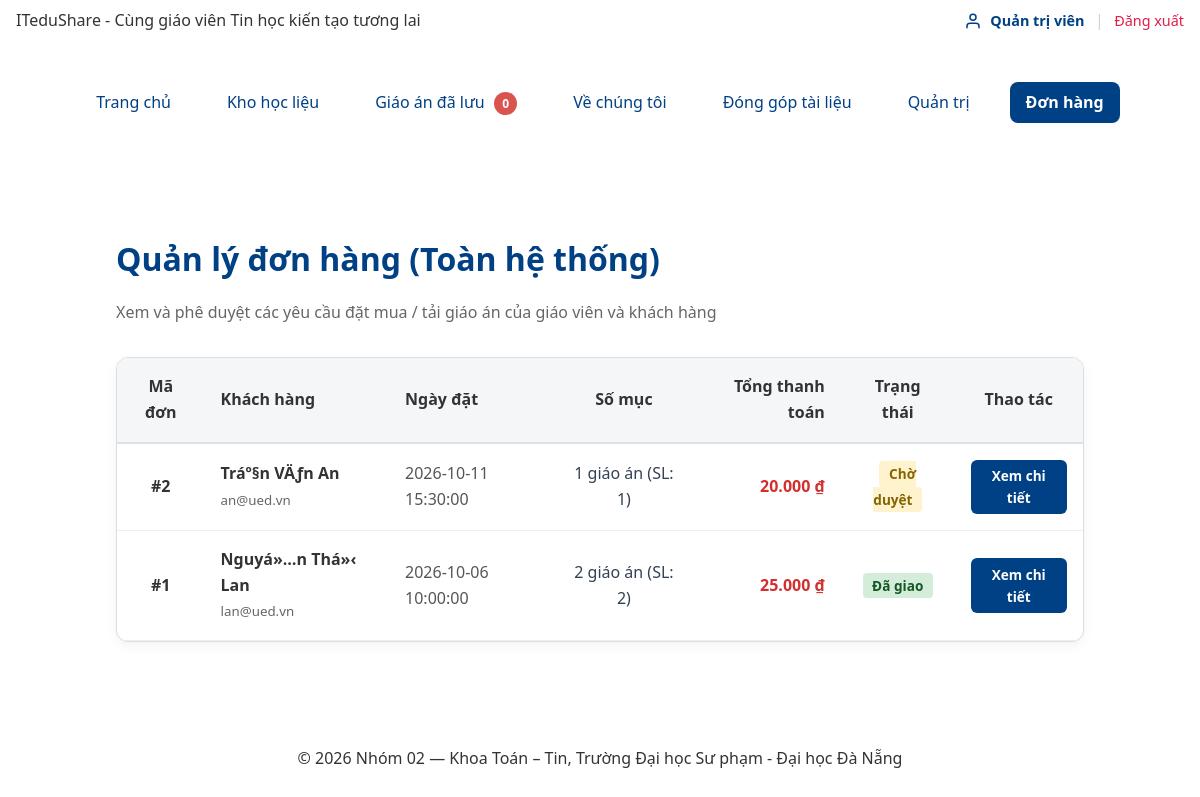
The page /don-hang.php (signed in) on the database as committed earlier.
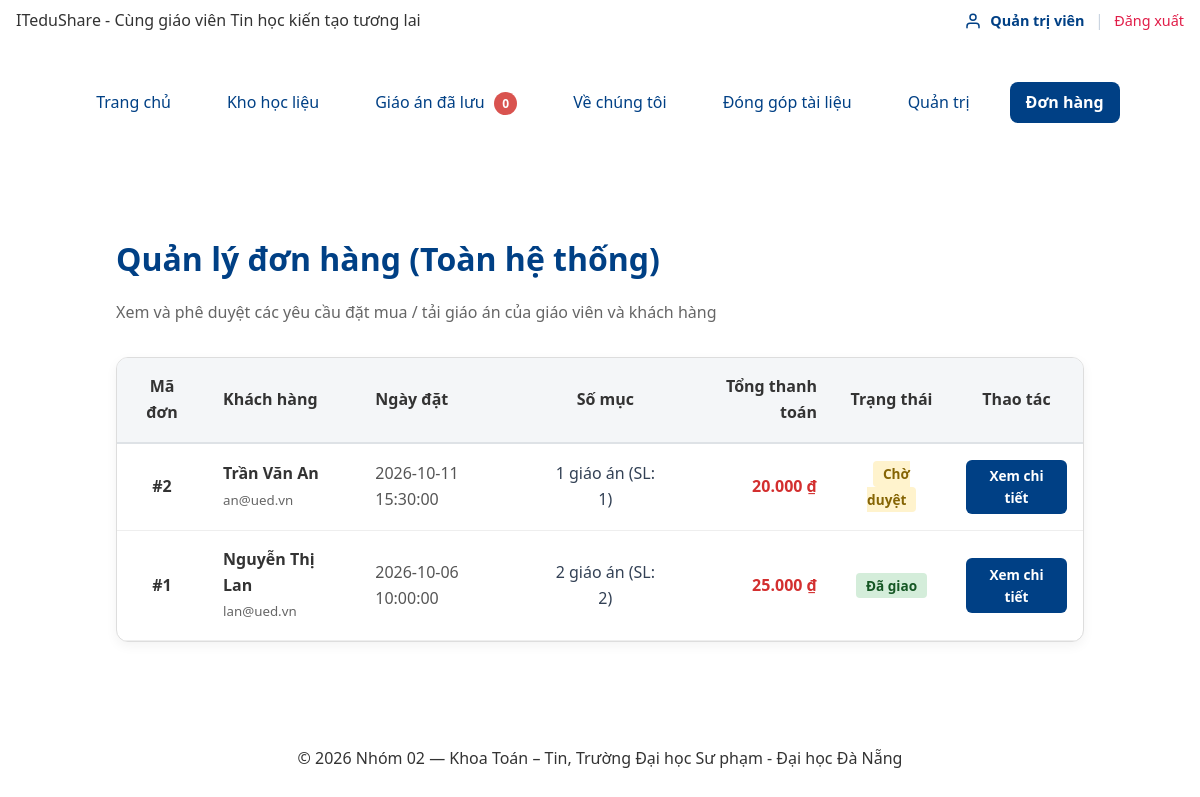
The same page on the database as committed later.
### tables this page shows
CREATE TABLE don_hang (
  id            INT UNSIGNED AUTO_INCREMENT PRIMARY KEY,
  nguoi_dung_id INT UNSIGNED NOT NULL,
  tong_tien     INT UNSIGNED NOT NULL DEFAULT 0,
  trang_thai    ENUM('cho_duyet', 'da_giao', 'da_huy') NOT NULL DEFAULT 'cho_duyet',
  ghi_chu       VARCHAR(500) NULL,
  ngay_tao      DATETIME NOT NULL DEFAULT CURRENT_TIMESTAMP,
  FOREIGN KEY (nguoi_dung_id) REFERENCES nguoi_dung(id)
);

CREATE TABLE nguoi_dung (
  id        INT UNSIGNED AUTO_INCREMENT PRIMARY KEY,
  email     VARCHAR(191) NOT NULL UNIQUE,
  ho_ten    VARCHAR(100) NOT NULL,
  mat_khau  VARCHAR(255) NOT NULL,
  vai_tro   ENUM('quan_tri', 'khach_hang') NOT NULL DEFAULT 'khach_hang',
  ngay_tao  DATETIME NOT NULL DEFAULT CURRENT_TIMESTAMP
);

### inc/db.php (called while the page is built, shortened)
<?php
function db(): PDO {
    static $pdo = null;
    if ($pdo === null) {
        $host    = 'localhost';
        $port    = '3306';
        $dbname  = 'ltweb_nhom02';
        $charset = 'utf8mb4';
        $user    = 'root';
        $pass    = '';
        $dsn = "mysql:host={$host};port={$port};dbname={$dbname};charset={$charset}";
        $options = [
            PDO::ATTR_ERRMODE            => PDO::ERRMODE_EXCEPTION,
            PDO::ATTR_DEFAULT_FETCH_MODE => PDO::FETCH_ASSOC,
            PDO::ATTR_EMULATE_PREPARES   => false,
        ];
        $pdo = new PDO($dsn, $user, $pass, $options);
    }
    return $pdo;
}

### inc/xac-thuc.php (called while the page is built, shortened)
<?php
require_once __DIR__ . '/db.php';
function nguoiDung(): ?array {
    static $nguoiDung = null;
    if ($nguoiDung !== null) {
        return $nguoiDung;
    }
    $uid = $_SESSION['uid'] ?? null;
    try {
        $st = db()->prepare('SELECT id, email, ho_ten, vai_tro, ngay_tao FROM nguoi_dung WHERE id = ? LIMIT 1');
        $st->execute([(int)$uid]);
        $u = $st->fetch();
        $nguoiDung = $u ?: null;
        return $nguoiDung;
    } catch (Throwable $e) {
        error_log('Lỗi nguoiDung(): ' . $e->getMessage());
        return null;
    }
}
function daDangNhap(): bool {
    return nguoiDung() !== null;
}
function yeuCauDangNhap(): void {
    if (!daDangNhap()) {
        global $goc;
        $duongDanGoc = $goc ?? '';
        header('Location: ' . $duongDanGoc . 'dang-nhap.php');
        exit;
    }
}

### inc/ham.php (called while the page is built, shortened)
<?php
function e(mixed $str): string {
    return htmlspecialchars((string)$str, ENT_QUOTES | ENT_SUBSTITUTE, 'UTF-8');
}
function vnd($gia): string {
    $gia = (float)$gia;
    return number_format($gia, 0, ',', '.') . ' ₫';
}

### don-hang.php (the view, shortened to what the changed rows need)
<?php
require_once __DIR__ . '/inc/ham.php';
yeuCauDangNhap();
$u = nguoiDung();
$isAdmin = (($u['vai_tro'] ?? '') === 'quan_tri');
    ?>
    <?php
if ($isAdmin) {
    $st = db()->query('
        SELECT dh.id, dh.nguoi_dung_id, dh.tong_tien, dh.trang_thai, dh.ghi_chu, dh.ngay_tao,
               nd.ho_ten, nd.email,
               COUNT(ct.giao_an_id) AS so_mon,
               COALESCE(SUM(ct.so_luong), 0) AS tong_so_luong,
               COALESCE(SUM(ct.so_luong * ct.don_gia), dh.tong_tien) AS tong_tien_chi_tiet
        FROM don_hang dh
        JOIN nguoi_dung nd ON dh.nguoi_dung_id = nd.id
        LEFT JOIN chi_tiet_don ct ON dh.id = ct.don_hang_id
        GROUP BY dh.id, dh.nguoi_dung_id, dh.tong_tien, dh.trang_thai, dh.ghi_chu, dh.ngay_tao, nd.ho_ten, nd.email
        ORDER BY dh.id DESC
    ');
    $danhSachDon = $st->fetchAll();
}
require_once __DIR__ . '/inc/header.php';
?>
<main class="trang__chinh" style="max-width: 1000px; margin: 3rem auto; padding: 0 1rem;">
    <h1 style="color: var(--mau-chinh, #004085); margin-bottom: 0.5rem;">
        <?= $isAdmin ? 'Quản lý đơn hàng (Toàn hệ thống)' : 'Đơn hàng của tôi' ?>
    </h1>
    <?php if (empty($danhSachDon)): ?>
        <div style="background: #f8f9fa; border: 1px dashed #ced4da; border-radius: 12px; padding: 3rem 1rem; text-align: center;">
            <p style="font-size: 1.1rem; color: #666; margin-bottom: 1.5rem;">
                <?= $isAdmin ? 'Hiện chưa có đơn hàng nào trong hệ thống.' : 'Bạn chưa có đơn đặt giáo án nào.' ?>
            </p>
            <a href="kho-hoc-lieu.php" class="nut-thao-tac nut-thao-tac--xem" style="text-decoration: none;">
                Khám phá Kho học liệu ngay
            </a>
        </div>
    <?php else: ?>
        <div class="khung-cuon-bang" style="background: #fff; border: 1px solid #ddd; border-radius: 12px; overflow: hidden; box-shadow: 0 4px 12px rgba(0,0,0,0.05);">
            <table style="width: 100%; border-collapse: collapse;">
                <thead>
                    <tr style="background: #f4f6f8; border-bottom: 2px solid #dee2e6;">
                        <th style="padding: 1rem; text-align: center;">Mã đơn</th>
                        <?php if ($isAdmin): ?>
                            <th style="padding: 1rem; text-align: left;">Khách hàng</th>
                        <?php endif; ?>
                        <th style="padding: 1rem; text-align: left;">Ngày đặt</th>
                        <th style="padding: 1rem; text-align: center;">Số mục</th>
                        <th style="padding: 1rem; text-align: right;">Tổng thanh toán</th>
                        <th style="padding: 1rem; text-align: center;">Trạng thái</th>
                        <th style="padding: 1rem; text-align: center;">Thao tác</th>
                    </tr>
                </thead>
                <tbody>
                    <?php foreach ($danhSachDon as $don): ?>
                        <tr style="border-bottom: 1px solid #eee;">
                            <td style="padding: 1rem; text-align: center; font-weight: bold;">
                                #<?= (int)$don['id'] ?>
                            </td>
                            <?php if ($isAdmin): ?>
                                <td style="padding: 1rem;">
                                    <strong><?= e($don['ho_ten']) ?></strong><br>
                                    <small style="color: #666;"><?= e($don['email']) ?></small>
                                </td>
                            <?php endif; ?>
                            <td style="padding: 1rem; color: #555;">
                                <?= e($don['ngay_tao']) ?>
                            </td>
                            <td style="padding: 1rem; text-align: center; color: #334155;">
                                <?= (int)($don['so_mon'] ?? 0) ?> giáo án (SL: <?= (int)($don['tong_so_luong'] ?? 0) ?>)
                            </td>
                            <td style="padding: 1rem; text-align: right; font-weight: bold; color: #d32f2f;">
                                <?= vnd($don['tong_tien_chi_tiet'] ?? $don['tong_tien']) ?>
                            </td>
                            <td style="padding: 1rem; text-align: center;">
                                <?php if ($don['trang_thai'] === 'da_giao'): ?>
                                    <span style="background: #d4edda; color: #155724; padding: 0.2rem 0.6rem; border-radius: 4px; font-weight: bold; font-size: 0.85rem;">Đã giao</span>
                                <?php elseif ($don['trang_thai'] === 'da_huy'): ?>
                                    <span style="background: #f8d7da; color: #721c24; padding: 0.2rem 0.6rem; border-radius: 4px; font-weight: bold; font-size: 0.85rem;">Đã hủy</span>
                                <?php else: ?>
                                    <span style="background: #fff3cd; color: #856404; padding: 0.2rem 0.6rem; border-radius: 4px; font-weight: bold; font-size: 0.85rem;">Chờ duyệt</span>
                                <?php endif; ?>
                            </td>
                            <td style="padding: 1rem; text-align: center;">
                                <a href="don-hang.php?id=<?= (int)$don['id'] ?>" class="nut-thao-tac nut-thao-tac--xem" style="text-decoration: none; font-size: 0.85rem; padding: 0.35rem 0.75rem;">
                                    Xem chi tiết
                                </a>
                            </td>
                        </tr>
                    <?php endforeach; ?>
                </tbody>
            </table>
        </div>
    <?php endif; ?>
</main>
</body>
</html>

Rows that differ between the two databases and show on the page:
changed don_hang "an@ued.vn": nguoi_dung.ho_ten "Tráº§n VÄƒn An" → "Trần Văn An"
changed don_hang "lan@ued.vn": nguoi_dung.ho_ten "Nguyá»…n Thá»‹ Lan" → "Nguyễn Thị Lan"
